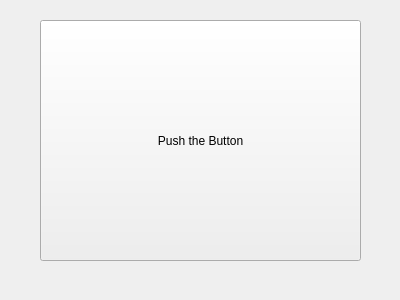
<?xml version="1.0" encoding="UTF-8"?>
<ui version="4.0">
 <class>Form</class>
 <widget class="QWidget" name="Form">
  <property name="geometry">
   <rect>
    <x>0</x>
    <y>0</y>
    <width>400</width>
    <height>300</height>
   </rect>
  </property>
  <property name="windowTitle">
   <string>Form</string>
  </property>
  <widget class="QPushButton" name="pushButton">
   <property name="geometry">
    <rect>
     <x>40</x>
     <y>20</y>
     <width>321</width>
     <height>241</height>
    </rect>
   </property>
   <property name="text">
    <string>Push the Button</string>
   </property>
  </widget>
 </widget>
 <resources/>
 <connections/>
</ui>
